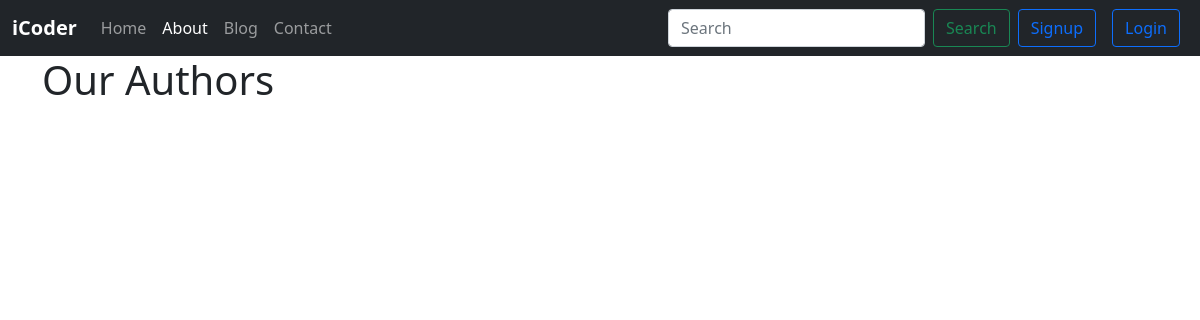
Page /about/ on the earlier database version.
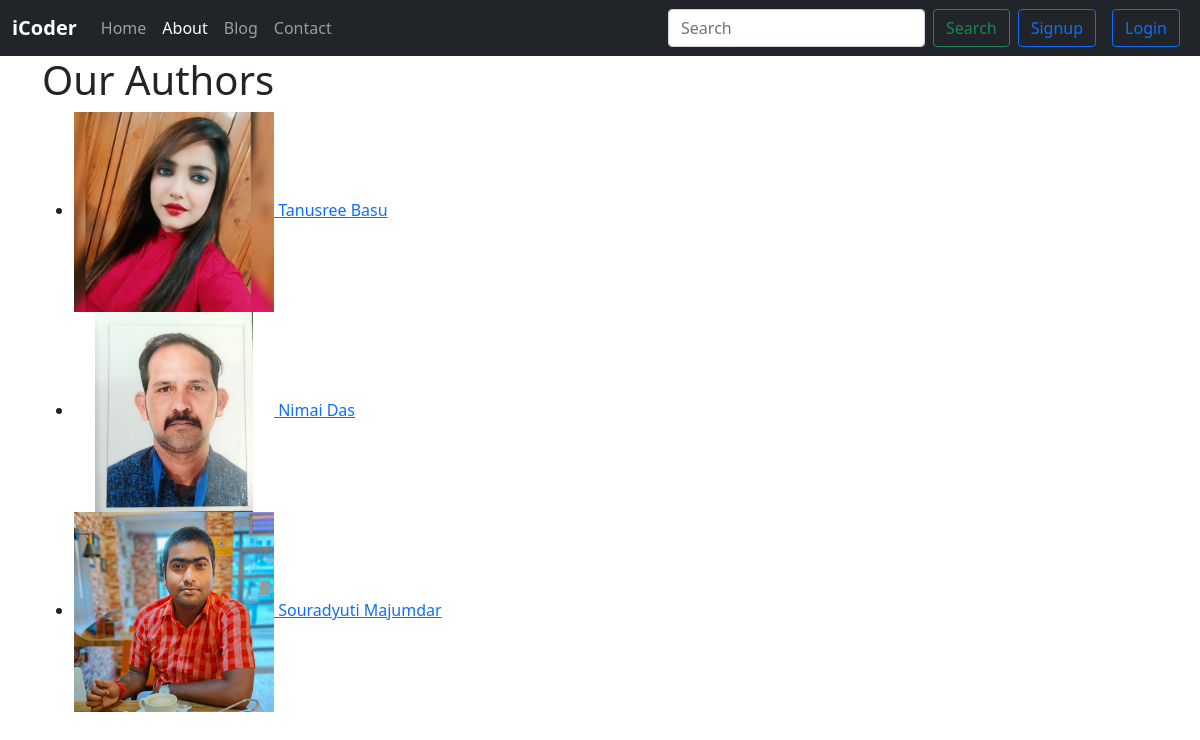
Same page on the later database version.
### home/models.py (models this page shows, shortened)
class UserProfile(models.Model):  # Corrected the class name
    GENDER_CHOICES = [
        ('M', 'Male'),
        ('F', 'Female'),
        ('O', 'Other'),
    ]
    user = models.OneToOneField(User, on_delete=models.CASCADE)
    user_img = models.ImageField(upload_to='user/', default='user/user.png', blank=True)# Field for user's image
    school = models.CharField(max_length=200)
    college = models.CharField(max_length=200, default="")
    phone = models.CharField(max_length=200, default="")
    address = models.TextField(default="")
    marital_status = models.CharField(max_length=200, default="")
    gender = models.CharField(max_length=1, choices=GENDER_CHOICES, default="")

### home/views.py (the view)
# urls.py: path('about/', about_view, name="about"),
def about_view(request):
    authors =UserProfile.objects.filter(user__in=User.objects.filter(posts__isnull=False)).select_related('user').distinct()
    return render(request, 'home/about.html', {'authors': authors})

### templates/home/about.html (shortened to what this page needs)
{% extends "home/layouts.html" %}
{% block aboutblock %}
active
{% endblock aboutblock %}
{% block body %}
<div class="container">
    <h1>Our Authors</h1>
    <ul>
        {% for author in authors %}
            <li> <a href="{% url 'author_detail' author.id %}">
            <img src="{{ author.user_img.url }}" style="object-fit:contain;" alt="{{ author.username }}" width="200" height="200" srcset="">    {{ author.user.first_name }} {{ author.user.last_name }}</a>
        </li>
        {% endfor %}
    </ul>
</div>
{% endblock body %}

Differences in the rows shown:
added UserProfile: user_img (picture), user.first_name "Tanusree", user.last_name "Basu"
added UserProfile: user_img (picture), user.first_name "Nimai", user.last_name "Das"
added UserProfile: user_img (picture), user.first_name "Souradyuti", user.last_name "Majumdar"
